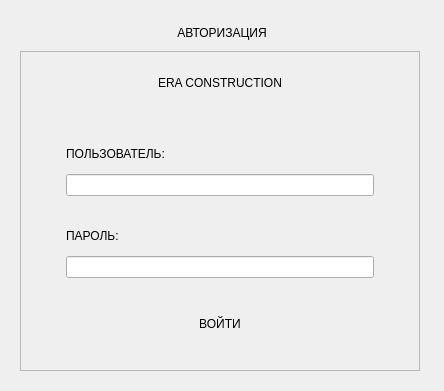
<?xml version="1.0" encoding="UTF-8"?>
<ui version="4.0">
 <class>login</class>
 <widget class="QWidget" name="login">
  <property name="geometry">
   <rect>
    <x>0</x>
    <y>0</y>
    <width>444</width>
    <height>391</height>
   </rect>
  </property>
  <property name="maximumSize">
   <size>
    <width>444</width>
    <height>391</height>
   </size>
  </property>
  <property name="windowTitle">
   <string>Form</string>
  </property>
  <layout class="QGridLayout" name="gridLayout_2">
   <item row="0" column="0">
    <widget class="QFrame" name="verticalFrame">
     <layout class="QVBoxLayout" name="verticalLayout_2">
      <item>
       <widget class="QLabel" name="Header">
        <property name="minimumSize">
         <size>
          <width>50</width>
          <height>0</height>
         </size>
        </property>
        <property name="styleSheet">
         <string notr="true"/>
        </property>
        <property name="text">
         <string>АВТОРИЗАЦИЯ</string>
        </property>
        <property name="alignment">
         <set>Qt::AlignCenter</set>
        </property>
       </widget>
      </item>
      <item>
       <widget class="QFrame" name="greenBack">
        <property name="minimumSize">
         <size>
          <width>400</width>
          <height>320</height>
         </size>
        </property>
        <property name="maximumSize">
         <size>
          <width>400</width>
          <height>320</height>
         </size>
        </property>
        <property name="styleSheet">
         <string notr="true"/>
        </property>
        <property name="frameShape">
         <enum>QFrame::StyledPanel</enum>
        </property>
        <property name="frameShadow">
         <enum>QFrame::Raised</enum>
        </property>
        <layout class="QGridLayout" name="gridLayout">
         <property name="leftMargin">
          <number>15</number>
         </property>
         <property name="topMargin">
          <number>0</number>
         </property>
         <property name="rightMargin">
          <number>15</number>
         </property>
         <property name="bottomMargin">
          <number>20</number>
         </property>
         <item row="0" column="0">
          <layout class="QVBoxLayout" name="verticalLayout">
           <property name="spacing">
            <number>20</number>
           </property>
           <property name="leftMargin">
            <number>30</number>
           </property>
           <property name="rightMargin">
            <number>30</number>
           </property>
           <property name="bottomMargin">
            <number>0</number>
           </property>
           <item>
            <widget class="QLabel" name="EraConstructionWhite">
             <property name="minimumSize">
              <size>
               <width>50</width>
               <height>60</height>
              </size>
             </property>
             <property name="autoFillBackground">
              <bool>false</bool>
             </property>
             <property name="text">
              <string>&lt;html&gt;&lt;head/&gt;&lt;body&gt;&lt;p align=&quot;center&quot;&gt;ERA CONSTRUCTION&lt;/p&gt;&lt;/body&gt;&lt;/html&gt;</string>
             </property>
            </widget>
           </item>
           <item>
            <layout class="QVBoxLayout" name="verticalLayout_5">
             <property name="spacing">
              <number>0</number>
             </property>
             <item>
              <widget class="QLabel" name="username">
               <property name="sizePolicy">
                <sizepolicy hsizetype="Preferred" vsizetype="Preferred">
                 <horstretch>0</horstretch>
                 <verstretch>0</verstretch>
                </sizepolicy>
               </property>
               <property name="text">
                <string>ПОЛЬЗОВАТЕЛЬ:</string>
               </property>
              </widget>
             </item>
             <item>
              <widget class="QLineEdit" name="usernameEdit">
               <property name="minimumSize">
                <size>
                 <width>300</width>
                 <height>0</height>
                </size>
               </property>
               <property name="inputMethodHints">
                <set>Qt::ImhNone</set>
               </property>
               <property name="echoMode">
                <enum>QLineEdit::Normal</enum>
               </property>
              </widget>
             </item>
            </layout>
           </item>
           <item>
            <layout class="QVBoxLayout" name="verticalLayout_3">
             <property name="spacing">
              <number>0</number>
             </property>
             <item>
              <widget class="QLabel" name="password">
               <property name="sizePolicy">
                <sizepolicy hsizetype="Preferred" vsizetype="Preferred">
                 <horstretch>0</horstretch>
                 <verstretch>0</verstretch>
                </sizepolicy>
               </property>
               <property name="text">
                <string>ПАРОЛЬ:</string>
               </property>
              </widget>
             </item>
             <item>
              <widget class="QLineEdit" name="passwordEdit">
               <property name="minimumSize">
                <size>
                 <width>300</width>
                 <height>0</height>
                </size>
               </property>
               <property name="echoMode">
                <enum>QLineEdit::Password</enum>
               </property>
              </widget>
             </item>
            </layout>
           </item>
           <item>
            <widget class="QPushButton" name="loginButton">
             <property name="minimumSize">
              <size>
               <width>200</width>
               <height>52</height>
              </size>
             </property>
             <property name="text">
              <string>ВОЙТИ</string>
             </property>
             <property name="flat">
              <bool>true</bool>
             </property>
            </widget>
           </item>
          </layout>
         </item>
        </layout>
       </widget>
      </item>
     </layout>
    </widget>
   </item>
  </layout>
 </widget>
 <resources/>
 <connections/>
</ui>
